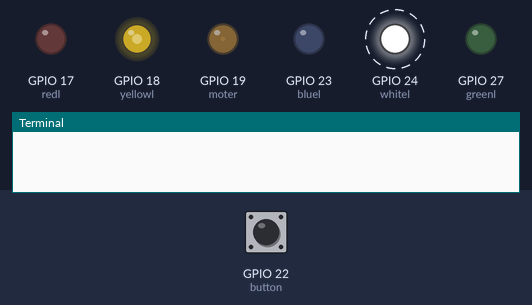
A program run on a simulated Raspberry Pi (BCM pin numbers). Shown: output pins drawn as LEDs (lit = HIGH), the last lines printed to the terminal. Dashed ring = blinking. The inputs (shaded band) are chosen by the test bench; at power-on: GPIO 22 (button) LOW. Threads take turns every 2 ms.

Above: at 1.2 s.
1.3 s: GPIO 22 (button) pulled HIGH for 0.15 s
At 2.69 s:
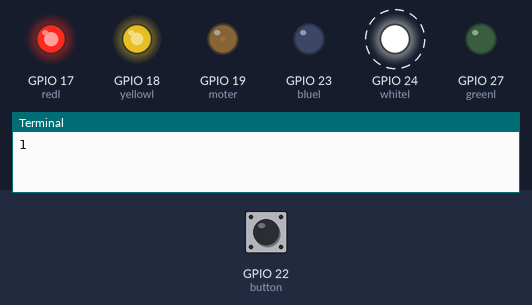
4.3 s: GPIO 22 (button) pulled HIGH for 1 s
At 4.91 s:
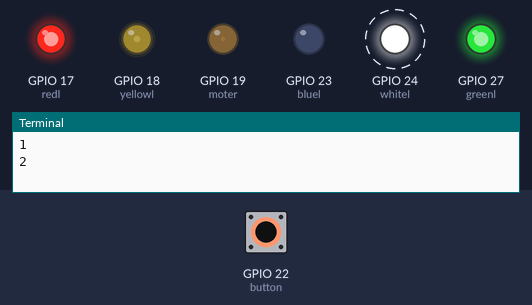
7.3 s: GPIO 22 (button) pulled HIGH for 0.15 s
At 7.74 s:
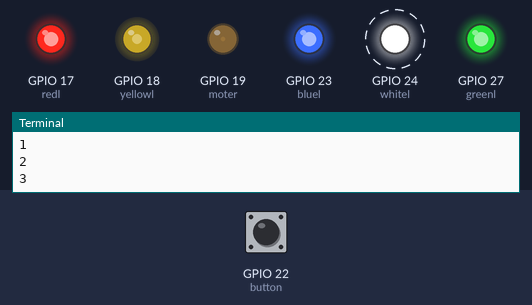
Timing chart, 0 to 16.3 s (numbered marks = the images above; inputs shaded):
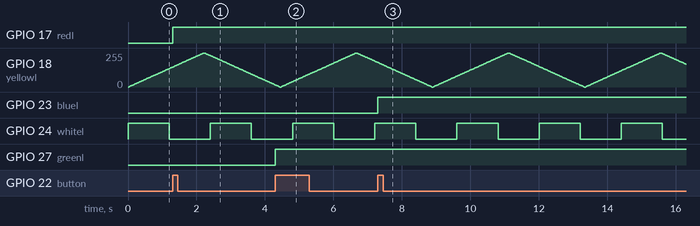

The program:

threadex4.py
```python
import RPi.GPIO as GPIO
import time
import threading

button=22
redl=17
greenl=27
bluel=23
whitel=24
yellowl=18
moter=19

flag_exit=0

GPIO.setmode(GPIO.BCM)
GPIO.setwarnings(0)

GPIO.setup(redl,GPIO.OUT)
GPIO.setup(greenl,GPIO.OUT)
GPIO.setup(bluel,GPIO.OUT)
count=0
buttonprev=0
redon=0
greenon=0
blueon=0
def buttonpress(channel):##1됨
    global count
    global buttonprev
    global redon
    global greenon
    global blueon

    count=count+1
    buttonprev=1
    if count==4:
        count=0
    if count%4==1:
        redon=1
    elif count%4==2:
        greenon=1
    elif count%4==3:
        blueon=1
    elif count%4==0:
        redon=0
        greenon=0
        blueon=0
GPIO.setup(button,GPIO.IN)
GPIO.add_event_detect(button,GPIO.RISING)
GPIO.add_event_callback(button,buttonpress)
##
GPIO.setup(whitel,GPIO.OUT)
def whiteled():##2됨
    while 1:
      GPIO.output(whitel,1)
      time.sleep(1.2)
      GPIO.output(whitel,0)
      time.sleep(1.2)

      if flag_exit==1:break
##
GPIO.setup(yellowl,GPIO.OUT)
pwmy=GPIO.PWM(yellowl,1000)
pwmy.start(0)
def yellowled():##3됨
    while 1:
      for i in range(0,101):
        pwmy.ChangeDutyCycle(i)
        time.sleep(0.02048)
      for i in range(100,-1,-1):
        pwmy.ChangeDutyCycle(i)
        time.sleep(0.02048)
      if flag_exit==1:
          print("종료하려면 아무키나 누르세용~")
          break

##
GPIO.setup(moter,GPIO.OUT)
pwm=GPIO.PWM(moter,50)
pwm.start(2.9)
def moterforce():##4됨
    while 1:
       userinput=input()
       if userinput=="q":
            pwm.ChangeDutyCycle(2.9)
       elif userinput == "w":
            pwm.ChangeDutyCycle(7.3)
       elif userinput=="e":
            pwm.ChangeDutyCycle(11.5)
       if flag_exit==1:
           break
##
tw=threading.Thread(target=whiteled)
tw.start()

ty=threading.Thread(target=yellowled)
ty.start()

tm=threading.Thread(target=moterforce)
tm.start()

try:
    while 1:
        if buttonprev==1:
            print(count)
            buttonprev=0
            GPIO.output(redl,redon)
            GPIO.output(greenl,greenon)
            GPIO.output(bluel,blueon)

except KeyboardInterrupt:
    pass


flag_exit=1
tw.join()
ty.join()
tm.join()
pwm.stop()
pwmy.stop()
GPIO.cleanup()
```

Measured:
- after the input at 1.3 s, GPIO 17 (redl): LOW → HIGH at once
- after the input at 4.3 s, GPIO 27 (greenl): LOW → HIGH at once
- after the input at 7.3 s, GPIO 23 (bluel): LOW → HIGH at once
- by itself, GPIO 24 (whitel): alternates HIGH for 1.2 s and LOW for 1.2 s
